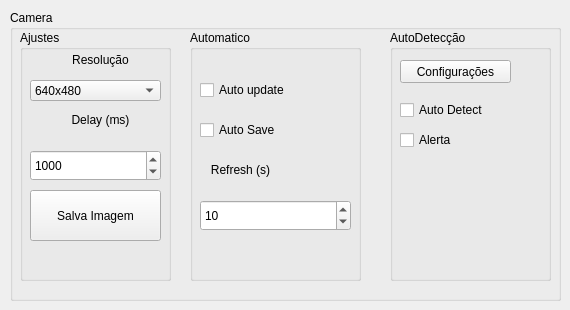
      <widget class="QWidget" name="tab_19">
       <attribute name="title">
        <string>Camera</string>
       </attribute>
       <widget class="QGroupBox" name="groupBox_3">
        <property name="geometry">
         <rect>
          <x>10</x>
          <y>10</y>
          <width>551</width>
          <height>291</height>
         </rect>
        </property>
        <property name="title">
         <string>Camera</string>
        </property>
        <widget class="QGroupBox" name="groupBox_7">
         <property name="geometry">
          <rect>
           <x>180</x>
           <y>20</y>
           <width>171</width>
           <height>251</height>
          </rect>
         </property>
         <property name="title">
          <string>Automatico</string>
         </property>
         <widget class="QLabel" name="label_14">
          <property name="geometry">
           <rect>
            <x>10</x>
            <y>130</y>
            <width>81</width>
            <height>20</height>
           </rect>
          </property>
          <property name="text">
           <string>Refresh (s)</string>
          </property>
          <property name="alignment">
           <set>Qt::AlignCenter</set>
          </property>
         </widget>
         <widget class="QSpinBox" name="spinBox_cameraRefresh">
          <property name="geometry">
           <rect>
            <x>10</x>
            <y>170</y>
            <width>151</width>
            <height>31</height>
           </rect>
          </property>
          <property name="minimum">
           <number>1</number>
          </property>
          <property name="maximum">
           <number>5000</number>
          </property>
          <property name="singleStep">
           <number>1</number>
          </property>
          <property name="value">
           <number>10</number>
          </property>
         </widget>
         <widget class="QCheckBox" name="checkBox_cameraAutoUpdate">
          <property name="geometry">
           <rect>
            <x>10</x>
            <y>50</y>
            <width>111</width>
            <height>20</height>
           </rect>
          </property>
          <property name="text">
           <string>Auto update</string>
          </property>
         </widget>
         <widget class="QCheckBox" name="checkBox_cameraAutoSave">
          <property name="geometry">
           <rect>
            <x>10</x>
            <y>90</y>
            <width>111</width>
            <height>20</height>
           </rect>
          </property>
          <property name="text">
           <string>Auto Save</string>
          </property>
         </widget>
        </widget>
        <widget class="QGroupBox" name="groupBox_9">
         <property name="geometry">
          <rect>
           <x>380</x>
           <y>20</y>
           <width>161</width>
           <height>251</height>
          </rect>
         </property>
         <property name="title">
          <string>AutoDetecção</string>
         </property>
         <widget class="QPushButton" name="pushButton_10">
          <property name="geometry">
           <rect>
            <x>10</x>
            <y>30</y>
            <width>111</width>
            <height>23</height>
           </rect>
          </property>
          <property name="text">
           <string>Configurações</string>
          </property>
         </widget>
         <widget class="QCheckBox" name="checkBox_12">
          <property name="geometry">
           <rect>
            <x>10</x>
            <y>70</y>
            <width>111</width>
            <height>20</height>
           </rect>
          </property>
          <property name="text">
           <string>Auto Detect</string>
          </property>
         </widget>
         <widget class="QCheckBox" name="checkBox_13">
          <property name="geometry">
           <rect>
            <x>10</x>
            <y>100</y>
            <width>91</width>
            <height>20</height>
           </rect>
          </property>
          <property name="text">
           <string>Alerta</string>
          </property>
         </widget>
        </widget>
        <widget class="QGroupBox" name="groupBox_29">
         <property name="geometry">
          <rect>
           <x>10</x>
           <y>20</y>
           <width>151</width>
           <height>251</height>
          </rect>
         </property>
         <property name="title">
          <string>Ajustes</string>
         </property>
         <widget class="QLabel" name="label_13">
          <property name="geometry">
           <rect>
            <x>30</x>
            <y>80</y>
            <width>101</width>
            <height>20</height>
           </rect>
          </property>
          <property name="text">
           <string>Delay (ms)</string>
          </property>
          <property name="alignment">
           <set>Qt::AlignCenter</set>
          </property>
         </widget>
         <widget class="QSpinBox" name="spinBox_cameraDelay">
          <property name="geometry">
           <rect>
            <x>10</x>
            <y>120</y>
            <width>131</width>
            <height>31</height>
           </rect>
          </property>
          <property name="minimum">
           <number>10</number>
          </property>
          <property name="maximum">
           <number>5000</number>
          </property>
          <property name="singleStep">
           <number>10</number>
          </property>
          <property name="value">
           <number>1000</number>
          </property>
         </widget>
         <widget class="QPushButton" name="pushButton_salvaImagen">
          <property name="geometry">
           <rect>
            <x>10</x>
            <y>160</y>
            <width>131</width>
            <height>51</height>
           </rect>
          </property>
          <property name="text">
           <string>Salva Imagem</string>
          </property>
         </widget>
         <widget class="QLabel" name="label_12">
          <property name="geometry">
           <rect>
            <x>30</x>
            <y>20</y>
            <width>101</width>
            <height>20</height>
           </rect>
          </property>
          <property name="text">
           <string>Resolução</string>
          </property>
          <property name="alignment">
           <set>Qt::AlignCenter</set>
          </property>
         </widget>
         <widget class="QComboBox" name="comboBox_cameraResolucao">
          <property name="geometry">
           <rect>
            <x>10</x>
            <y>50</y>
            <width>131</width>
            <height>21</height>
           </rect>
          </property>
          <property name="currentIndex">
           <number>3</number>
          </property>
          <item>
           <property name="text">
            <string>2592x1944</string>
           </property>
          </item>
          <item>
           <property name="text">
            <string>1296x972</string>
           </property>
          </item>
          <item>
           <property name="text">
            <string>1296x730</string>
           </property>
          </item>
          <item>
           <property name="text">
            <string>640x480</string>
           </property>
          </item>
         </widget>
        </widget>
       </widget>
      </widget>
